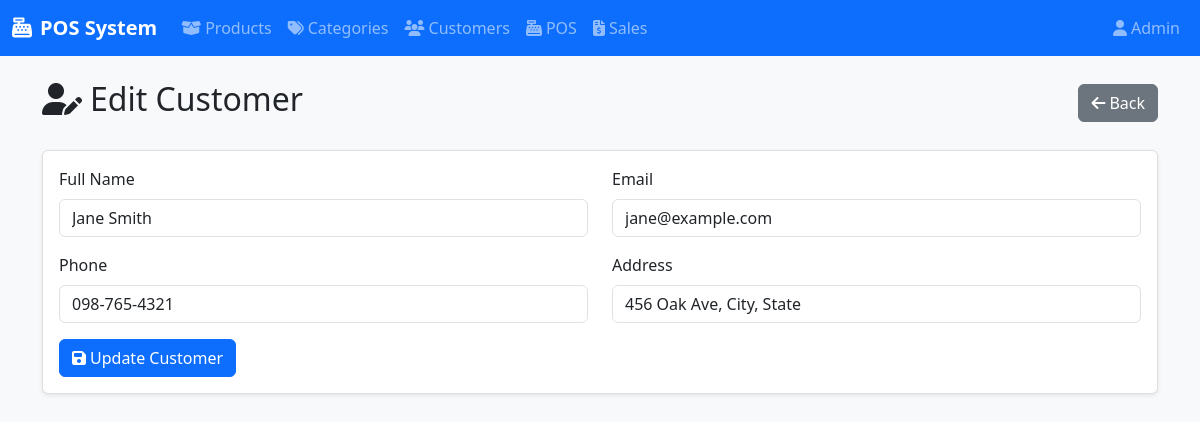
The app's page /?controller=Customer&action=edit&id=2 with its own data.
### tables this page shows
CREATE TABLE customers (
    id INT AUTO_INCREMENT PRIMARY KEY,
    name VARCHAR(255) NOT NULL,
    email VARCHAR(255) UNIQUE,
    phone VARCHAR(20),
    address TEXT,
    created_at TIMESTAMP DEFAULT CURRENT_TIMESTAMP,
    updated_at TIMESTAMP DEFAULT CURRENT_TIMESTAMP ON UPDATE CURRENT_TIMESTAMP
);

### includes/view_helper.php (called while the page is built, shortened)
<?php
function renderView($viewName, $data = [], $title = 'POS System') {
    extract($data);
    include 'views/' . $viewName . '.php';
    include 'views/layout.php';
}
?>

### config/database.php (called while the page is built, shortened)
<?php
function getConnection() {
    try {
        $conn = new mysqli(DB_HOST, DB_USER, DB_PASS, DB_NAME);
        return $conn;
    } catch (Exception $e) {
        die("Connection error: " . $e->getMessage());
    }
}
?>

### models/CustomerModel.php (called while the page is built, shortened)
<?php
require_once 'config/database.php';
class CustomerModel {
    private $conn;
    public function __construct() {
        $this->conn = getConnection();
    }
    public function getCustomerById($id) {
        $sql = "SELECT * FROM customers WHERE id = ?";
        $stmt = $this->conn->prepare($sql);
        $stmt->bind_param("i", $id);
        $stmt->execute();
        $result = $stmt->get_result();
        return $result->fetch_assoc();
    }
}
?>

### views/customer/edit.php (the view, shortened to what this page needs)
<div class="d-flex justify-content-between align-items-center mb-4">
    <h2><i class="fas fa-user-edit me-2"></i>Edit Customer</h2>
    <a href="?controller=Customer&action=index" class="btn btn-secondary">
        <i class="fas fa-arrow-left me-1"></i>Back
    </a>
</div>
<div class="card">
    <div class="card-body">
        <form method="POST" action="?controller=Customer&action=edit&id=<?php echo $customer['id']; ?>">
            <div class="row">
                <div class="col-md-6">
                    <div class="mb-3">
                        <label for="name" class="form-label">Full Name</label>
                        <input type="text" class="form-control" id="name" name="name"
                               value="<?php echo htmlspecialchars($customer['name']); ?>" required>
                    </div>
                </div>
                <div class="col-md-6">
                    <div class="mb-3">
                        <label for="email" class="form-label">Email</label>
                        <input type="email" class="form-control" id="email" name="email"
                               value="<?php echo htmlspecialchars($customer['email']); ?>" required>
                    </div>
                </div>
            </div>
            <div class="row">
                <div class="col-md-6">
                    <div class="mb-3">
                        <label for="phone" class="form-label">Phone</label>
                        <input type="tel" class="form-control" id="phone" name="phone"
                               value="<?php echo htmlspecialchars($customer['phone']); ?>">
                    </div>
                </div>
                <div class="col-md-6">
                    <div class="mb-3">
                        <label for="address" class="form-label">Address</label>
                        <input type="text" class="form-control" id="address" name="address"
                               value="<?php echo htmlspecialchars($customer['address']); ?>">
                    </div>
                </div>
            </div>
            <button type="submit" class="btn btn-primary">
                <i class="fas fa-save me-1"></i>Update Customer
            </button>
        </form>
    </div>
</div>

### assets/css/style.css (style rules this page uses)
body { background-color: #f8f9fa; }
.card { box-shadow: 0 0.125rem 0.25rem rgba(0, 0, 0, 0.075); border: 1px solid rgba(0, 0, 0, 0.125); }
.btn { border-radius: 0.375rem; }
.btn-primary { background-color: #0d6efd; border-color: #0d6efd; }

### records on screen
customers: name "Jane Smith", email "jane@example.com", phone "098-765-4321", address "456 Oak Ave, City, State"
